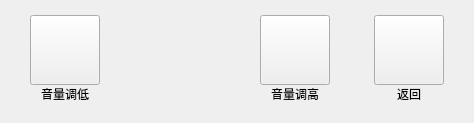
       <widget class="QWidget" name="controlVoicePage">
        <layout class="QHBoxLayout" name="horizontalLayout_16">
         <property name="spacing">
          <number>44</number>
         </property>
         <property name="leftMargin">
          <number>30</number>
         </property>
         <property name="topMargin">
          <number>15</number>
         </property>
         <property name="rightMargin">
          <number>30</number>
         </property>
         <property name="bottomMargin">
          <number>20</number>
         </property>
         <item>
          <layout class="QHBoxLayout" name="horizontalLayout_15">
           <property name="spacing">
            <number>20</number>
           </property>
           <item>
            <layout class="QVBoxLayout" name="verticalLayout_41">
             <property name="spacing">
              <number>0</number>
             </property>
             <item>
              <widget class="QPushButton" name="voiceMinusBtn">
               <property name="minimumSize">
                <size>
                 <width>70</width>
                 <height>70</height>
                </size>
               </property>
               <property name="maximumSize">
                <size>
                 <width>70</width>
                 <height>70</height>
                </size>
               </property>
               <property name="text">
                <string/>
               </property>
               <property name="autoRepeatDelay">
                <number>500</number>
               </property>
               <property name="autoRepeatInterval">
                <number>200</number>
               </property>
              </widget>
             </item>
             <item>
              <widget class="QLabel" name="voiceMinusBtnLabel">
               <property name="maximumSize">
                <size>
                 <width>70</width>
                 <height>16777215</height>
                </size>
               </property>
               <property name="text">
                <string>音量调低</string>
               </property>
               <property name="alignment">
                <set>Qt::AlignCenter</set>
               </property>
              </widget>
             </item>
            </layout>
           </item>
           <item>
            <layout class="QVBoxLayout" name="verticalLayout_45">
             <item>
              <spacer name="verticalSpacer_5">
               <property name="orientation">
                <enum>Qt::Vertical</enum>
               </property>
               <property name="sizeHint" stdset="0">
                <size>
                 <width>20</width>
                 <height>18</height>
                </size>
               </property>
              </spacer>
             </item>
             <item>
              <widget class="QLabel" name="voiceLabel">
               <property name="minimumSize">
                <size>
                 <width>120</width>
                 <height>10</height>
                </size>
               </property>
               <property name="text">
                <string/>
               </property>
              </widget>
             </item>
             <item>
              <spacer name="verticalSpacer_6">
               <property name="orientation">
                <enum>Qt::Vertical</enum>
               </property>
               <property name="sizeHint" stdset="0">
                <size>
                 <width>20</width>
                 <height>18</height>
                </size>
               </property>
              </spacer>
             </item>
            </layout>
           </item>
           <item>
            <layout class="QVBoxLayout" name="verticalLayout_42">
             <property name="spacing">
              <number>0</number>
             </property>
             <item>
              <widget class="QPushButton" name="voicePlusBtn">
               <property name="minimumSize">
                <size>
                 <width>70</width>
                 <height>70</height>
                </size>
               </property>
               <property name="maximumSize">
                <size>
                 <width>70</width>
                 <height>70</height>
                </size>
               </property>
               <property name="text">
                <string/>
               </property>
               <property name="autoRepeatDelay">
                <number>500</number>
               </property>
               <property name="autoRepeatInterval">
                <number>200</number>
               </property>
              </widget>
             </item>
             <item>
              <widget class="QLabel" name="voicePlusBtnLabel">
               <property name="maximumSize">
                <size>
                 <width>70</width>
                 <height>16777215</height>
                </size>
               </property>
               <property name="text">
                <string>音量调高</string>
               </property>
               <property name="alignment">
                <set>Qt::AlignCenter</set>
               </property>
              </widget>
             </item>
            </layout>
           </item>
          </layout>
         </item>
         <item>
          <layout class="QVBoxLayout" name="verticalLayout_43">
           <property name="spacing">
            <number>0</number>
           </property>
           <item>
            <widget class="QPushButton" name="voiceBackBtn">
             <property name="minimumSize">
              <size>
               <width>70</width>
               <height>70</height>
              </size>
             </property>
             <property name="maximumSize">
              <size>
               <width>70</width>
               <height>70</height>
              </size>
             </property>
             <property name="text">
              <string/>
             </property>
             <property name="autoRepeatDelay">
              <number>500</number>
             </property>
             <property name="autoRepeatInterval">
              <number>200</number>
             </property>
            </widget>
           </item>
           <item>
            <widget class="QLabel" name="voiceBackBtnLabel">
             <property name="maximumSize">
              <size>
               <width>70</width>
               <height>16777215</height>
              </size>
             </property>
             <property name="text">
              <string>返回</string>
             </property>
             <property name="alignment">
              <set>Qt::AlignCenter</set>
             </property>
            </widget>
           </item>
          </layout>
         </item>
        </layout>
       </widget>
